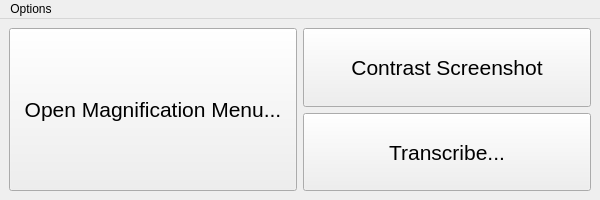
<?xml version="1.0" encoding="UTF-8"?>
<ui version="4.0">
 <class>MainWindow</class>
 <widget class="QMainWindow" name="MainWindow">
  <property name="geometry">
   <rect>
    <x>0</x>
    <y>0</y>
    <width>600</width>
    <height>200</height>
   </rect>
  </property>
  <property name="minimumSize">
   <size>
    <width>400</width>
    <height>200</height>
   </size>
  </property>
  <property name="windowTitle">
   <string>MainWindow</string>
  </property>
  <widget class="QWidget" name="centralwidget">
   <layout class="QHBoxLayout" name="horizontalLayout">
    <item>
     <widget class="QPushButton" name="openMagnify">
      <property name="sizePolicy">
       <sizepolicy hsizetype="Minimum" vsizetype="MinimumExpanding">
        <horstretch>0</horstretch>
        <verstretch>0</verstretch>
       </sizepolicy>
      </property>
      <property name="font">
       <font>
        <pointsize>16</pointsize>
        <fontweight>DemiBold</fontweight>
       </font>
      </property>
      <property name="toolTip">
       <string>&lt;html&gt;&lt;head/&gt;&lt;body&gt;&lt;p&gt;Opens a menu that allows you to magnify the screen.&lt;/p&gt;&lt;/body&gt;&lt;/html&gt;</string>
      </property>
      <property name="whatsThis">
       <string>&lt;html&gt;&lt;head/&gt;&lt;body&gt;&lt;p&gt;Magnifies the screen.&lt;/p&gt;&lt;/body&gt;&lt;/html&gt;</string>
      </property>
      <property name="text">
       <string>Open Magnification Menu...</string>
      </property>
     </widget>
    </item>
    <item>
     <layout class="QVBoxLayout" name="verticalLayout">
      <item>
       <widget class="QPushButton" name="contrast">
        <property name="sizePolicy">
         <sizepolicy hsizetype="Ignored" vsizetype="MinimumExpanding">
          <horstretch>0</horstretch>
          <verstretch>0</verstretch>
         </sizepolicy>
        </property>
        <property name="font">
         <font>
          <pointsize>16</pointsize>
          <fontweight>DemiBold</fontweight>
         </font>
        </property>
        <property name="text">
         <string>Contrast Screenshot</string>
        </property>
       </widget>
      </item>
      <item>
       <widget class="QPushButton" name="transcribe">
        <property name="sizePolicy">
         <sizepolicy hsizetype="Minimum" vsizetype="MinimumExpanding">
          <horstretch>0</horstretch>
          <verstretch>0</verstretch>
         </sizepolicy>
        </property>
        <property name="font">
         <font>
          <pointsize>16</pointsize>
          <fontweight>DemiBold</fontweight>
         </font>
        </property>
        <property name="text">
         <string>Transcribe...</string>
        </property>
       </widget>
      </item>
     </layout>
    </item>
   </layout>
  </widget>
  <widget class="QMenuBar" name="menuBar">
   <property name="geometry">
    <rect>
     <x>0</x>
     <y>0</y>
     <width>600</width>
     <height>33</height>
    </rect>
   </property>
   <widget class="QMenu" name="menuOptions">
    <property name="title">
     <string>Options</string>
    </property>
    <widget class="QMenu" name="menuChange_Model">
     <property name="title">
      <string>Change Transcription Model</string>
     </property>
     <addaction name="action_set_tiny"/>
     <addaction name="action_set_base"/>
     <addaction name="action_set_small"/>
     <addaction name="action_set_medium"/>
     <addaction name="action_set_large"/>
     <addaction name="action_set_turbo"/>
    </widget>
    <addaction name="menuChange_Model"/>
   </widget>
   <addaction name="menuOptions"/>
  </widget>
  <action name="action_set_tiny">
   <property name="checkable">
    <bool>true</bool>
   </property>
   <property name="text">
    <string>tiny (fastest/least accurate)</string>
   </property>
  </action>
  <action name="action_set_base">
   <property name="checkable">
    <bool>true</bool>
   </property>
   <property name="checked">
    <bool>true</bool>
   </property>
   <property name="text">
    <string>base</string>
   </property>
  </action>
  <action name="action_set_small">
   <property name="checkable">
    <bool>true</bool>
   </property>
   <property name="text">
    <string>small</string>
   </property>
  </action>
  <action name="action_set_medium">
   <property name="checkable">
    <bool>true</bool>
   </property>
   <property name="text">
    <string>medium</string>
   </property>
  </action>
  <action name="action_set_large">
   <property name="checkable">
    <bool>true</bool>
   </property>
   <property name="text">
    <string>large (slowest/most accurate)</string>
   </property>
  </action>
  <action name="action_set_turbo">
   <property name="checkable">
    <bool>true</bool>
   </property>
   <property name="text">
    <string>turbo (large but faster)</string>
   </property>
  </action>
 </widget>
 <resources/>
 <connections/>
</ui>
